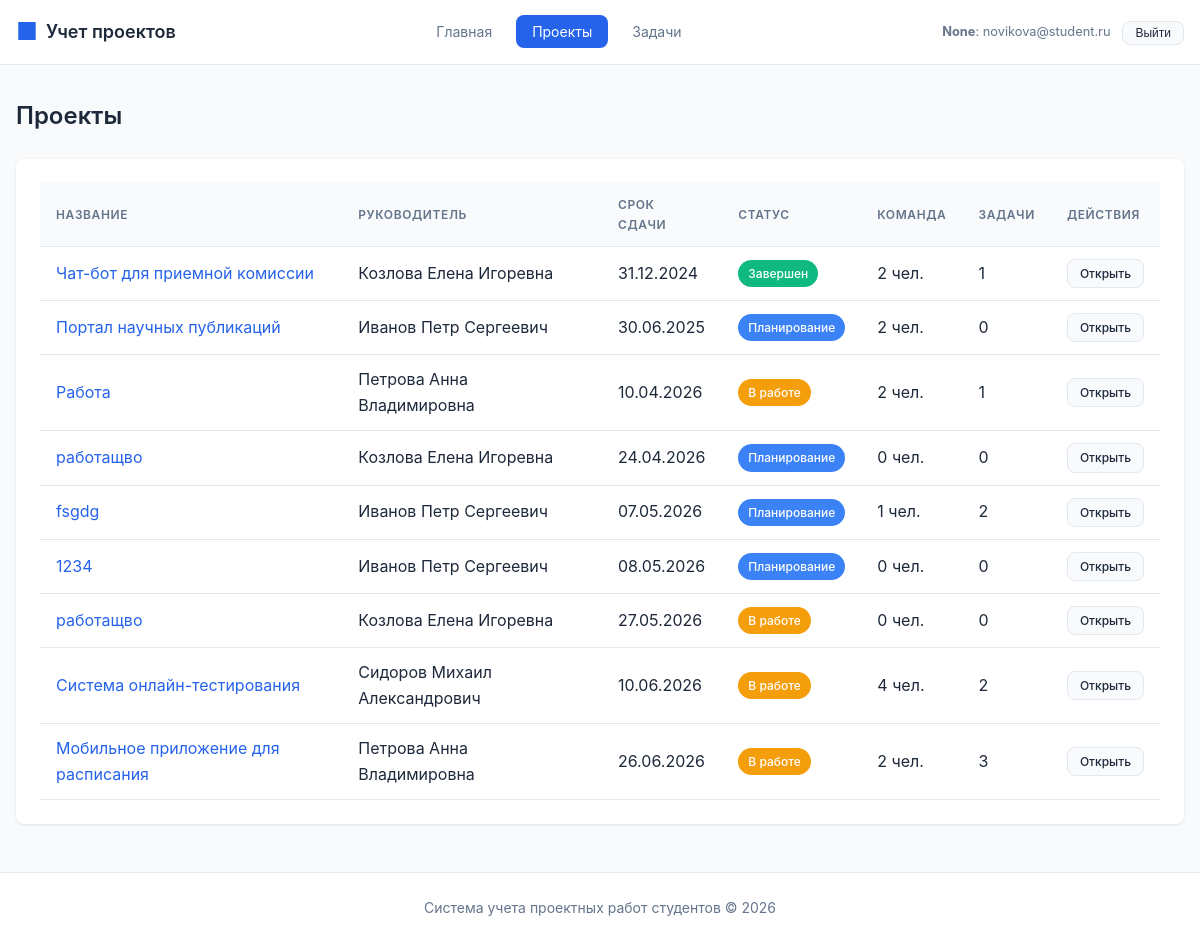
Screenshot of /projects/ (signed in) with the database file from the repository.
### tables this page shows
CREATE TABLE project (
    id INTEGER PRIMARY KEY AUTOINCREMENT,
    title TEXT NOT NULL,
    description TEXT,
    start_date TEXT NOT NULL,
    end_date TEXT NOT NULL,
    status_id INTEGER REFERENCES project_status(id) ON DELETE SET NULL,
    supervisor_id INTEGER REFERENCES teacher(id) ON DELETE SET NULL,
    created_at TEXT DEFAULT CURRENT_TIMESTAMP,
    updated_at TEXT DEFAULT CURRENT_TIMESTAMP,
    CONSTRAINT valid_dates CHECK (end_date >= start_date)
);

CREATE TABLE project_status (
    id INTEGER PRIMARY KEY AUTOINCREMENT,
    name TEXT NOT NULL UNIQUE,
    description TEXT,
    color TEXT DEFAULT '#6B7280'
);

### routes/projects.py (the view, shortened to what this page needs)
@projects_bp.route('/')
def list_projects():
    if g.current_user["role"] == ROLE_TEACHER:
        projects = execute_query("""
            SELECT
                p.id,
                p.title,
                p.description,
                p.start_date,
                p.end_date,
                p.supervisor_id,
                ps.name as status,
                ps.color as status_color,
                t.last_name || ' ' || t.first_name || ' ' || COALESCE(t.middle_name, '') as supervisor_name,
                (SELECT COUNT(*) FROM project_team pt WHERE pt.project_id = p.id) as team_count,
                (SELECT COUNT(*) FROM task tk WHERE tk.project_id = p.id) as task_count
            FROM project p
            LEFT JOIN project_status ps ON p.status_id = ps.id
            LEFT JOIN teacher t ON p.supervisor_id = t.id
            WHERE p.supervisor_id = %s
            ORDER BY p.end_date ASC
        """, (g.current_user["id"],), fetch_all=True)
    else:
        projects = execute_query("""
            SELECT
                p.id,
                p.title,
                p.description,
                p.start_date,
                p.end_date,
                p.supervisor_id,
                ps.name as status,
                ps.color as status_color,
                t.last_name || ' ' || t.first_name || ' ' || COALESCE(t.middle_name, '') as supervisor_name,
                (SELECT COUNT(*) FROM project_team pt WHERE pt.project_id = p.id) as team_count,
                (SELECT COUNT(*) FROM task tk WHERE tk.project_id = p.id) as task_count
            FROM project p
            LEFT JOIN project_status ps ON p.status_id = ps.id
            LEFT JOIN teacher t ON p.supervisor_id = t.id
            ORDER BY p.end_date ASC
        """, fetch_all=True)
    for project in projects:
        project["can_edit"] = can_manage_project(project["id"])
    return render_template('projects/list.html', projects=projects)

### database.py (called while the page is built, shortened)
def _parse_db_value(key, value):
    if not isinstance(value, str):
        return value
    if key.endswith("_at"):
        try:
            return datetime.fromisoformat(value)
        except ValueError:
            return value
    if key.endswith("_date") or key in DATE_FIELDS:
        try:
            return date.fromisoformat(value)
        except ValueError:
            return value
    return value

def _normalize_row(row):
    raw = dict(row)
    return {key: _parse_db_value(key, value) for key, value in raw.items()}

def get_db_connection():
    conn = sqlite3.connect(Config.SQLITE_PATH)
    conn.row_factory = sqlite3.Row
    conn.execute("PRAGMA foreign_keys = ON")
    return conn

def execute_query(query, params=None, fetch_one=False, fetch_all=False, commit=False):
    conn = get_db_connection()
    cursor = conn.cursor()
    result = None
    try:
        sqlite_query = query.replace("%s", "?")
        cursor.execute(sqlite_query, params or ())
        if fetch_one:
            row = cursor.fetchone()
            result = _normalize_row(row) if row else None
        elif fetch_all:
            result = [_normalize_row(row) for row in cursor.fetchall()]
    except Exception as e:
        conn.rollback()
        raise e
    finally:
        cursor.close()
        conn.close()
    return result

### routes/auth.py (called while the page is built, shortened)
def can_manage_project(project_id):
    current_user = g.current_user
    if not current_user:
        return False
    if current_user["role"] == ROLE_ADMIN:
        return True
    if current_user["role"] != ROLE_TEACHER:
        return False

### templates/projects/list.html (shortened to what this page needs)
{% extends 'base.html' %}
{% block content %}
<div class="page-header">
    <h1 class="page-title">Проекты</h1>
</div>
<div class="card">
    {% if projects %}
    <div class="table-container">
        <table>
            <thead>
                <tr>
                    <th>Название</th>
                    <th>Руководитель</th>
                    <th>Срок сдачи</th>
                    <th>Статус</th>
                    <th>Команда</th>
                    <th>Задачи</th>
                    <th>Действия</th>
                </tr>
            </thead>
            <tbody>
                {% for project in projects %}
                <tr>
                    <td>
                        <a href="{{ url_for('projects.view_project', project_id=project.id) }}" class="link">
                            {{ project.title }}
                        </a>
                    </td>
                    <td>{{ project.supervisor_name or 'Не назначен' }}</td>
                    <td>{{ project.end_date.strftime('%d.%m.%Y') if project.end_date else '-' }}</td>
                    <td>
                        <span class="badge badge-status" {{ {'style': 'background-color: ' ~ (project.status_color or '#6B7280') } | xmlattr }}>
                            {{ project.status or 'Не указан' }}
                        </span>
                    </td>
                    <td>{{ project.team_count }} чел.</td>
                    <td>{{ project.task_count }}</td>
                    <td>
                        <div class="btn-group">
                            <a href="{{ url_for('projects.view_project', project_id=project.id) }}" class="btn btn-secondary btn-sm">Открыть</a>
                        </div>
                    </td>
                </tr>
                {% endfor %}
            </tbody>
        </table>
    </div>
    {% endif %}
</div>
{% endblock %}

### static/style.css (style rules this page uses)
* { margin: 0; padding: 0; box-sizing: border-box; }
:root { --primary: #2563eb; --primary-dark: #1d4ed8; --secondary: #64748b; --success: #10b981; --warning: #f59e0b; --danger: #ef4444; --background: #f8fafc; --surface: #ffffff; --text: #1e293b; --text-secondary: #64748b; --border: #e2e8f0; --shadow: 0 1px 3px rgba(0,0,0,0.1); --shadow-lg: 0 4px 6px rgba(0,0,0,0.1); --radius: 8px; }
body { font-family: -apple-system, BlinkMacSystemFont, 'Segoe UI', Roboto, 'Helvetica Neue', Arial, sans-serif; background-color: var(--background); color: var(--text); line-height: 1.6; min-height: 100vh; display: flex; flex-direction: column; }
.page-header { display: flex; align-items: center; justify-content: space-between; margin-bottom: 1.5rem; flex-wrap: wrap; gap: 1rem; }
.page-title { font-size: 1.5rem; font-weight: 600; color: var(--text); }
.card { background: var(--surface); border-radius: var(--radius); box-shadow: var(--shadow); padding: 1.5rem; margin-bottom: 1rem; }
.table-container { overflow-x: auto; }
table { width: 100%; border-collapse: collapse; }
th, td { padding: 0.75rem 1rem; text-align: left; border-bottom: 1px solid var(--border); }
th { font-weight: 600; font-size: 0.75rem; text-transform: uppercase; letter-spacing: 0.05em; color: var(--text-secondary); background: var(--background); }
.btn { display: inline-flex; align-items: center; gap: 0.5rem; padding: 0.5rem 1rem; font-size: 0.875rem; font-weight: 500; border-radius: var(--radius); border: none; cursor: pointer; text-decoration: none; transition: all 0.2s; }
.btn-secondary { background: var(--background); color: var(--text); border: 1px solid var(--border); }
.btn-sm { padding: 0.25rem 0.75rem; font-size: 0.75rem; }
.btn-group { display: flex; gap: 0.5rem; }
.badge { display: inline-flex; align-items: center; padding: 0.25rem 0.625rem; font-size: 0.75rem; font-weight: 500; border-radius: 9999px; white-space: nowrap; }
.badge-status { color: white; }
.link { color: var(--primary); text-decoration: none; }

### rows the page displays
project: title "Чат-бот для приемной комиссии", supervisor_name "Козлова Елена Игоревна", end_date "31.12.2024", name "Завершен", team_count "2", task_count "1"
project: title "Портал научных публикаций", supervisor_name "Иванов Петр Сергеевич", end_date "30.06.2025", name "Планирование", team_count "2", task_count "0"
project: title "Работа", supervisor_name "Петрова Анна Владимировна", end_date "10.04.2026", name "В работе", team_count "2", task_count "1"
project: title "работащво", supervisor_name "Козлова Елена Игоревна", end_date "24.04.2026", name "Планирование", team_count "0", task_count "0"
project: title "fsgdg", supervisor_name "Иванов Петр Сергеевич", end_date "07.05.2026", name "Планирование", team_count "1", task_count "2"
project: title "1234", supervisor_name "Иванов Петр Сергеевич", end_date "08.05.2026", name "Планирование", team_count "0", task_count "0"
project: title "работащво", supervisor_name "Козлова Елена Игоревна", end_date "27.05.2026", name "В работе", team_count "0", task_count "0"
project: title "Система онлайн-тестирования", supervisor_name "Сидоров Михаил Александрович", end_date "10.06.2026", name "В работе", team_count "4", task_count "2"
project: title "Мобильное приложение для расписания", supervisor_name "Петрова Анна Владимировна", end_date "26.06.2026", name "В работе", team_count "2", task_count "3"

### other values shown
{{ current_user.role_label }} "None"
{{ current_user.name }} "novikova@student.ru"
